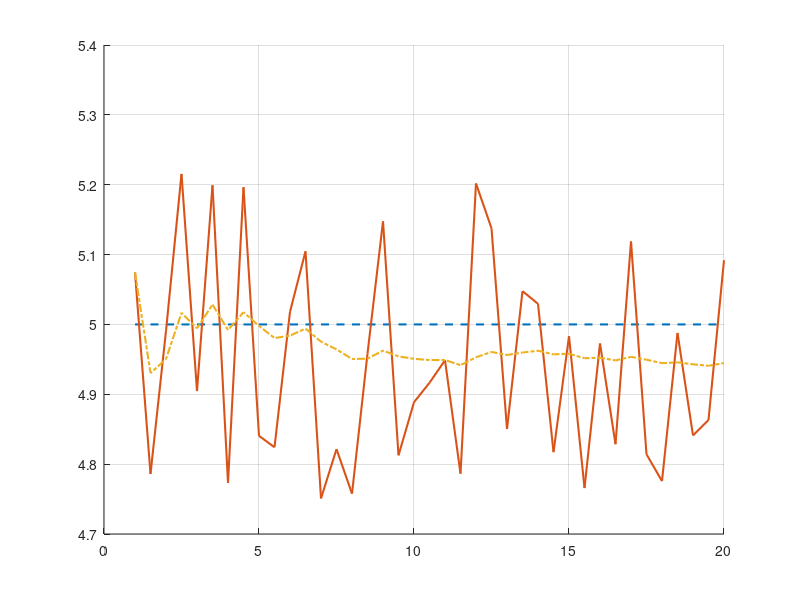
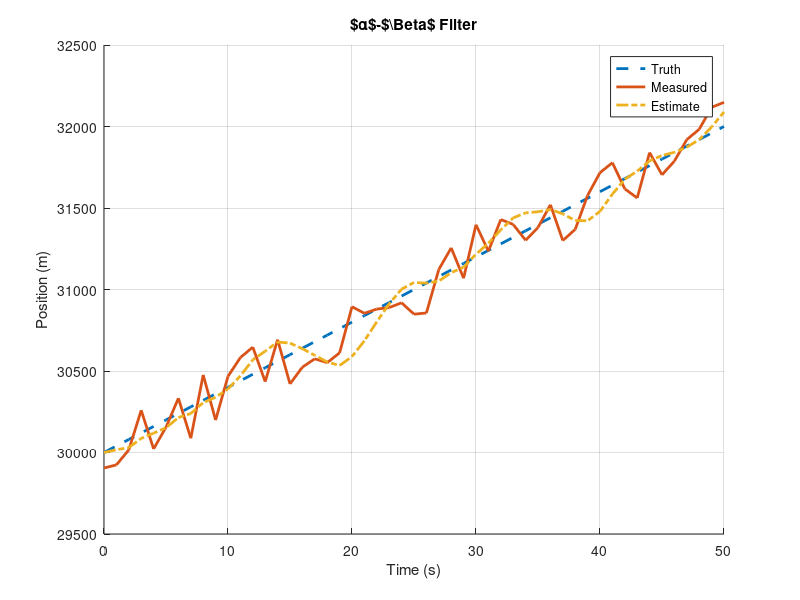

Reproduce these figures in MATLAB, in order. (Note: this script raises an error after producing the figures.)
%% Average Value Formula
close all;
clear all;

% Making The Data
Time = 1:0.5:20;

Truth = 5 .* ones(size(Time,2),1);
Measured = Truth + 0.5 .* (rand(size(Truth,1),1) - 0.5);

AVG = zeros(size(Truth,1),1);

for n = 1:size(Truth,1)

	PreviousMeasured = 0;

	for i = 1:n
		PreviousMeasured = PreviousMeasured + Measured(i);
	end

	AVG(n) = (1/n) .* (PreviousMeasured);

end

fig = figure;
hold on;
plot(Time,Truth,'LineWidth',1.5,'LineStyle','--');
plot(Time,Measured,'LineWidth',1.5);
plot(Time, AVG, 'LineWidth', 1.5, 'LineStyle', '-.')
hold off;
grid on;


%% Alpha−Beta Track Update Equations
close all;
clear all;

alpha = 0.2;    % High Precision Radars use a high alpha (close to 1)
beta  = 0.2;    % High Precision Radars use a high beta  (close to 1)

%%%%%%%%%%%%%%%%%%%%%%%%%%%%%%%%%%%%%%%%%%%%%%%%%%
% Making the Data
deltaTime   = 1;
Time        = 0:deltaTime:50;

Truth.Velocity      = 40;
Truth.InitPosition  = 30e3;
Truth.Postion       = zeros(size(Time,2), 1);

for i = 1:size(Time,2)
    Truth.Postion(i) = Truth.Velocity * Time(i) + Truth.InitPosition;
end

NoiseScale          = 400;
Measured.Positon    = Truth.Postion + NoiseScale.*(rand(size(Time, 2), 1) - 0.5);

%%%%%%%%%%%%%%%%%%%%%%%%%%%%%%%%%%%%%%%%%%%%%%%%%%
% Track-Estimate
Estimate.Positon  = zeros(size(Time, 2), 1);
Estimate.Velocity = zeros(size(Time, 2), 1);

Estimate.Positon(1)  = Truth.InitPosition;
Estimate.Velocity(1) = Truth.Velocity;

Prediction.Position  = Estimate.Positon(1) + deltaTime * Estimate.Velocity(1);
Prediction.Velocity  = Estimate.Velocity(1);

for n = 2:size(Time, 2) 
    
    Initial.Position = Prediction.Position;
    Initial.Velocity = Prediction.Velocity;

    Estimate.Positon(n)  = Initial.Position + alpha * (Measured.Positon(n) - Initial.Position);
    Estimate.Velocity(n) = Initial.Velocity + beta  * ((Measured.Positon(n) - Initial.Position) / deltaTime);

    Prediction.Position  = Estimate.Positon(n) + deltaTime * Estimate.Velocity(n);
    Prediction.Velocity  = Estimate.Velocity(n);

end

%%%%%%%%%%%%%%%%%%%%%%%%%%%%%%%%%%%%%%%%%%%%%%%%%%
% Figures

figure;
hold on;
plot(Time, Truth.Postion,'LineWidth', 2,'LineStyle', '--')
plot(Time, Measured.Positon, 'LineWidth', 2)
plot(Time, Estimate.Positon, 'LineWidth', 2, 'LineStyle', '-.')
hold off;
grid on;
xlabel('Time (s)')
ylabel('Position (m)')
title('$\alpha$-$\Beta$ Filter', 'Interpreter','tex')
leg = legend("Truth", "Measured", "Estimate");
leg.Location = 'northwest';
ax = gca;
ax.FontSize = 14;
ylim([Truth.InitPosition Truth.Postion(end)])

















